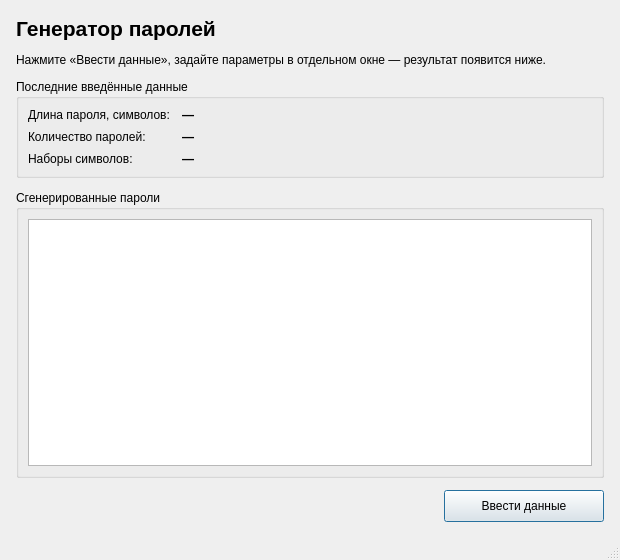
<?xml version="1.0" encoding="UTF-8"?>
<ui version="4.0">
 <class>MainWindow</class>
 <widget class="QMainWindow" name="MainWindow">
  <property name="geometry">
   <rect>
    <x>0</x>
    <y>0</y>
    <width>620</width>
    <height>560</height>
   </rect>
  </property>
  <property name="windowTitle">
   <string>Генератор паролей — ЛР №1, вариант 15</string>
  </property>
  <widget class="QWidget" name="centralwidget">
   <layout class="QVBoxLayout" name="verticalLayoutMain">
    <property name="spacing">
     <number>12</number>
    </property>
    <property name="leftMargin">
     <number>16</number>
    </property>
    <property name="topMargin">
     <number>16</number>
    </property>
    <property name="rightMargin">
     <number>16</number>
    </property>
    <property name="bottomMargin">
     <number>16</number>
    </property>
    <item>
     <widget class="QLabel" name="labelHeader">
      <property name="text">
       <string>Генератор паролей</string>
      </property>
      <property name="styleSheet">
       <string notr="true">font-size: 16pt; font-weight: bold;</string>
      </property>
     </widget>
    </item>
    <item>
     <widget class="QLabel" name="labelHint">
      <property name="text">
       <string>Нажмите «Ввести данные», задайте параметры в отдельном окне — результат появится ниже.</string>
      </property>
      <property name="wordWrap">
       <bool>true</bool>
      </property>
     </widget>
    </item>
    <item>
     <widget class="QGroupBox" name="groupBoxParameters">
      <property name="title">
       <string>Последние введённые данные</string>
      </property>
      <layout class="QFormLayout" name="formLayoutParameters">
       <property name="horizontalSpacing">
        <number>12</number>
       </property>
       <property name="verticalSpacing">
        <number>8</number>
       </property>
       <item row="0" column="0">
        <widget class="QLabel" name="labelLengthCaption">
         <property name="text">
          <string>Длина пароля, символов:</string>
         </property>
        </widget>
       </item>
       <item row="0" column="1">
        <widget class="QLabel" name="labelLengthValue">
         <property name="text">
          <string>—</string>
         </property>
         <property name="styleSheet">
          <string notr="true">font-weight: bold;</string>
         </property>
        </widget>
       </item>
       <item row="1" column="0">
        <widget class="QLabel" name="labelCountCaption">
         <property name="text">
          <string>Количество паролей:</string>
         </property>
        </widget>
       </item>
       <item row="1" column="1">
        <widget class="QLabel" name="labelCountValue">
         <property name="text">
          <string>—</string>
         </property>
         <property name="styleSheet">
          <string notr="true">font-weight: bold;</string>
         </property>
        </widget>
       </item>
       <item row="2" column="0">
        <widget class="QLabel" name="labelSetsCaption">
         <property name="text">
          <string>Наборы символов:</string>
         </property>
        </widget>
       </item>
       <item row="2" column="1">
        <widget class="QLabel" name="labelSetsValue">
         <property name="text">
          <string>—</string>
         </property>
         <property name="wordWrap">
          <bool>true</bool>
         </property>
         <property name="styleSheet">
          <string notr="true">font-weight: bold;</string>
         </property>
        </widget>
       </item>
      </layout>
     </widget>
    </item>
    <item>
     <widget class="QGroupBox" name="groupBoxResult">
      <property name="title">
       <string>Сгенерированные пароли</string>
      </property>
      <layout class="QVBoxLayout" name="verticalLayoutResult">
       <item>
        <widget class="QListWidget" name="listPasswords">
         <property name="font">
          <font>
           <family>Consolas</family>
           <pointsize>11</pointsize>
          </font>
         </property>
         <property name="selectionMode">
          <enum>QAbstractItemView::ExtendedSelection</enum>
         </property>
         <property name="alternatingRowColors">
          <bool>true</bool>
         </property>
        </widget>
       </item>
      </layout>
     </widget>
    </item>
    <item>
     <layout class="QHBoxLayout" name="horizontalLayoutButtons">
      <item>
       <spacer name="horizontalSpacerButtons">
        <property name="orientation">
         <enum>Qt::Horizontal</enum>
        </property>
        <property name="sizeHint" stdset="0">
         <size>
          <width>40</width>
          <height>20</height>
         </size>
        </property>
       </spacer>
      </item>
      <item>
       <widget class="QPushButton" name="buttonEnterData">
        <property name="text">
         <string>Ввести данные</string>
        </property>
        <property name="minimumSize">
         <size>
          <width>160</width>
          <height>32</height>
         </size>
        </property>
        <property name="default">
         <bool>true</bool>
        </property>
       </widget>
      </item>
     </layout>
    </item>
   </layout>
  </widget>
  <widget class="QStatusBar" name="statusbar"/>
 </widget>
 <resources/>
 <connections/>
</ui>
